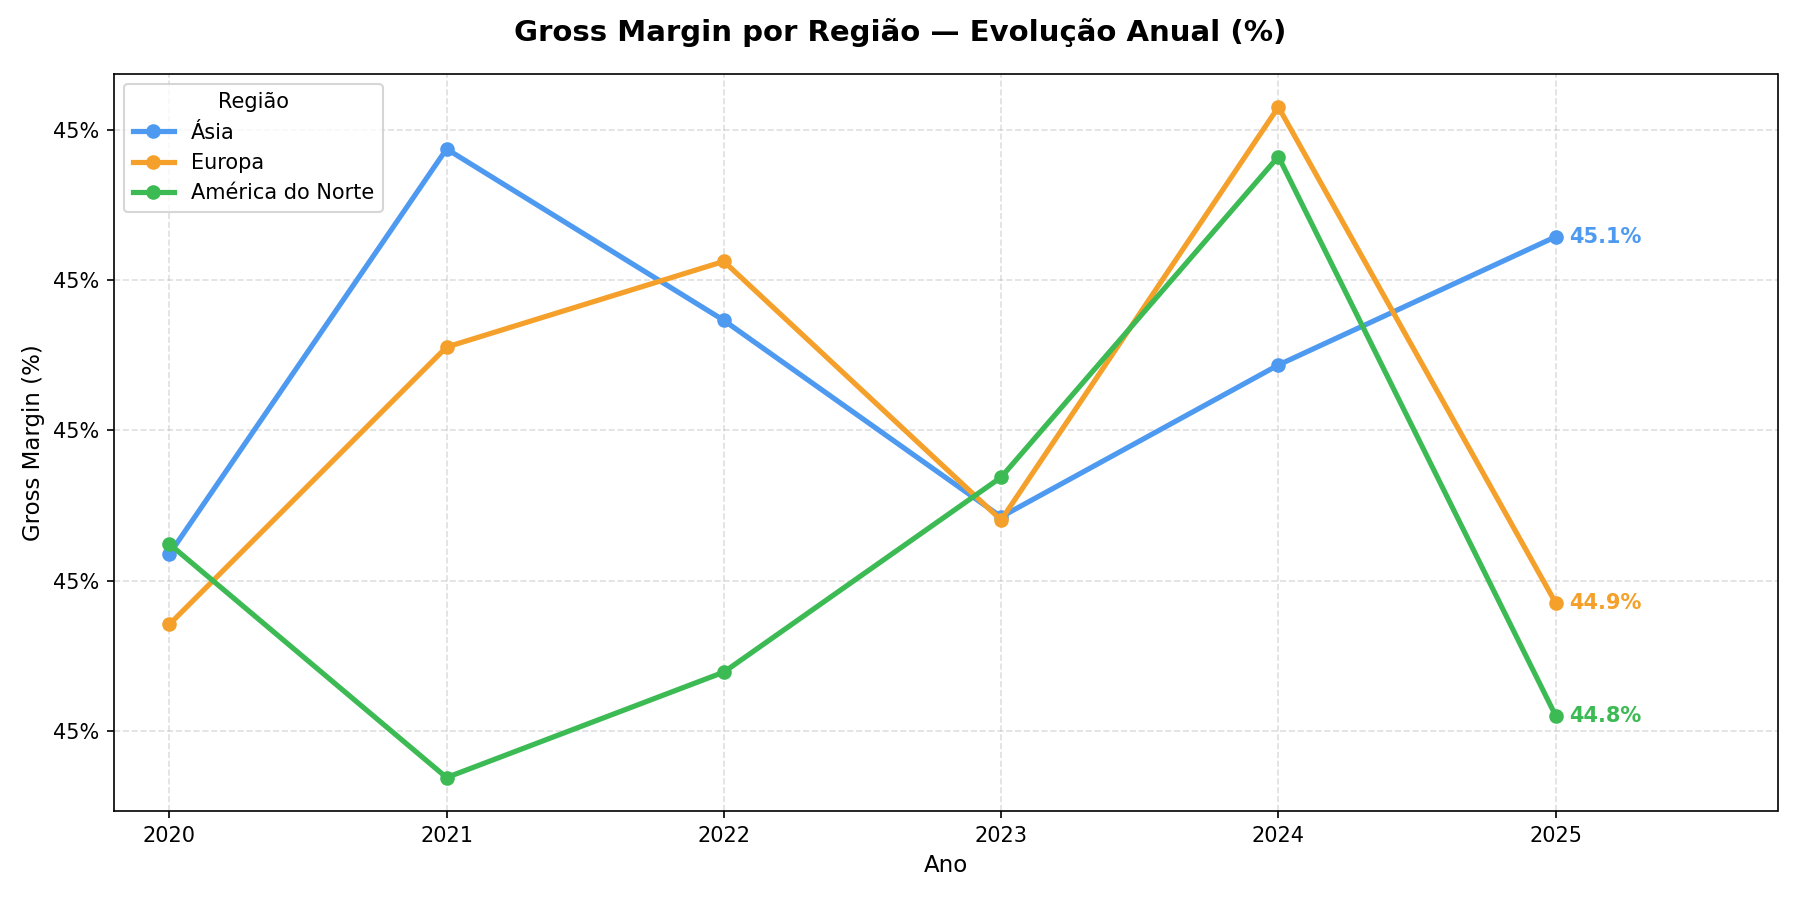

Python code for this plot:
"""
Gross Margin por Continente/Região — evolução anual.
Fórmula: (Gross Profit / Revenue) * 100
Gera 2 ficheiros separados:
  gross_margin_continentes.png       → linhas por região
  gross_margin_continentes_stats.png → tabela de estatísticas acumuladas
"""

import pandas as pd
import matplotlib.pyplot as plt
import matplotlib.ticker as mticker
import os

# ── Paths ──────────────────────────────────────────────────────────────────────
BASE_DIR   = os.path.dirname(os.path.abspath(__file__))
DATA_PATH  = os.path.join(BASE_DIR, "..", "..", "data", "sales_data_clean.csv")
OUTPUT_DIR = BASE_DIR

# ── Load & prepare ─────────────────────────────────────────────────────────────
df = pd.read_csv(DATA_PATH)
df["Gross_Profit"] = df["Sales_Price"] - df["Production_Cost"]
df["Revenue"] = df["Sales_Price"]

region_data = df.groupby(["Year", "Region"]).agg({
    "Gross_Profit": "sum",
    "Revenue": "sum"
}).reset_index()

region_data["Gross_Margin"] = (region_data["Gross_Profit"] / region_data["Revenue"]) * 100

pivot = region_data.pivot(index="Year", columns="Region", values="Gross_Margin").fillna(0)
years = pivot.index.tolist()
regions = pivot.columns.tolist()
n_years = len(years)

COLORS = {"Asia": "#4e9af1", "Europe": "#f4a02a", "North America": "#3cba54"}
LABELS = {"Asia": "Ásia", "Europe": "Europa", "North America": "América do Norte"}

def cagr(series):
    v0, vn = series.iloc[0], series.iloc[-1]
    if v0 <= 0: return float("nan")
    return ((vn / v0) ** (1 / (n_years - 1)) - 1) * 100

# ── Estatísticas ───────────────────────────────────────────────────────────────
stats = {}
for r in regions:
    s = pivot[r]
    stats[r] = {
        "media": s.mean(),
        "cagr": cagr(s),
        "yoy_mean": s.pct_change().mean() * 100,
        "pico_ano": years[s.argmax()],
        "pico_val": s.max(),
        "min_ano": years[s.argmin()],
        "min_val": s.min(),
    }

# ────────────────────────────────────────────────────────────────────────────────
# PNG 1 — Gráfico de Linhas por Região
# ────────────────────────────────────────────────────────────────────────────────
fig, ax = plt.subplots(figsize=(12, 6))
fig.suptitle("Gross Margin por Região — Evolução Anual (%)", fontsize=14, fontweight="bold")

for region in regions:
    ax.plot(years, pivot[region], marker="o", linewidth=2.5, label=LABELS.get(region, region), color=COLORS.get(region))
    
    # Anotação no último valor
    final_val = pivot[region].iloc[-1]
    ax.text(years[-1] + 0.05, final_val, f"{final_val:.1f}%", color=COLORS.get(region), fontweight="bold", va="center")

ax.yaxis.set_major_formatter(mticker.FuncFormatter(lambda v, _: f"{v:.0f}%"))
ax.set_xlabel("Ano", fontsize=11)
ax.set_ylabel("Gross Margin (%)", fontsize=11)
ax.legend(title="Região", loc="upper left")
ax.grid(linestyle="--", alpha=0.4)
ax.set_xlim(years[0]-0.2, years[-1]+0.8)

plt.tight_layout()
plt.savefig(os.path.join(OUTPUT_DIR, "gross_margin_continentes.png"), dpi=150)
plt.close()

# ────────────────────────────────────────────────────────────────────────────────
# PNG 2 — Tabela de estatísticas
# ────────────────────────────────────────────────────────────────────────────────
row_labels = ["Média de Margem", "CAGR da Margem", "Cresc. Médio YoY", "Pico (ano)", "Mínimo (ano)"]
cell_data = [
    [f"{stats[r]['media']:.1f}%" for r in regions],
    [f"{stats[r]['cagr']:.1f}%" for r in regions],
    [f"{stats[r]['yoy_mean']:.1f}%" for r in regions],
    [f"{stats[r]['pico_val']:.1f}% ({stats[r]['pico_ano']})" for r in regions],
    [f"{stats[r]['min_val']:.1f}% ({stats[r]['min_ano']})" for r in regions],
]

fig_h = 1.2 + len(row_labels) * 0.55 + 0.6
fig, ax = plt.subplots(figsize=(10, fig_h))
ax.axis("off")
fig.suptitle("Estatísticas — Gross Margin por Região", fontsize=13, fontweight="bold", y=0.97)

tbl = ax.table(
    cellText=cell_data,
    rowLabels=row_labels,
    colLabels=[LABELS[r] for r in regions],
    cellLoc="center", loc="center", bbox=[0.0, 0.0, 1.0, 0.92],
    colWidths=[0.28] + [0.72 / len(regions)] * len(regions)
)
tbl.auto_set_font_size(False)
tbl.set_fontsize(10.5)

for j, r in enumerate(regions):
    cell = tbl[(0, j)]; cell.set_facecolor(COLORS[r]); cell.set_text_props(color="white", fontweight="bold")
for i in range(len(row_labels)):
    tbl[(i+1, -1)].set_facecolor("#e8e8e8"); tbl[(i+1, -1)].set_text_props(fontweight="bold")

plt.savefig(os.path.join(OUTPUT_DIR, "gross_margin_continentes_stats.png"), dpi=150, bbox_inches="tight")
plt.close()
